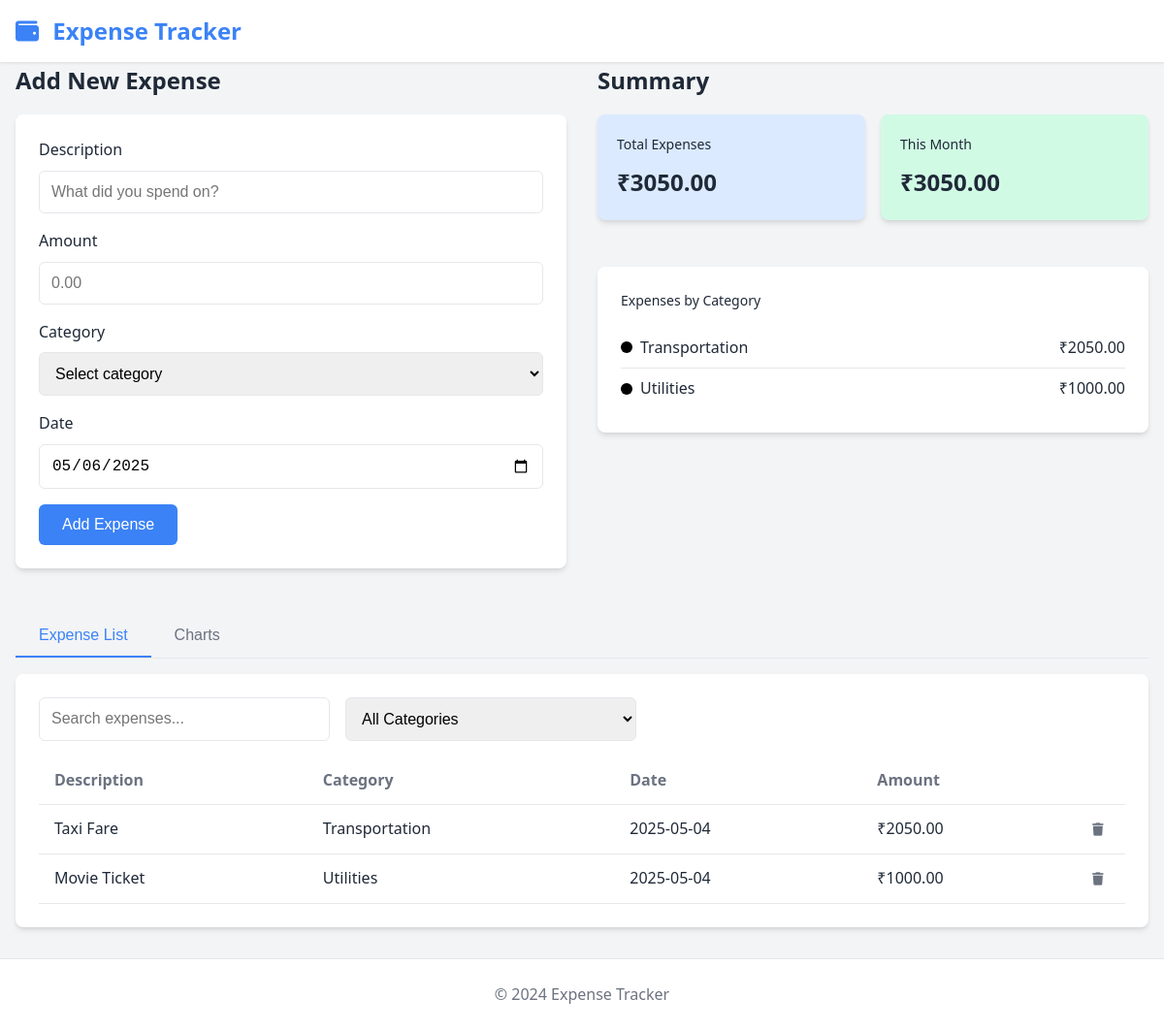
The page / on the database its author committed.
### tables this page shows
CREATE TABLE expenses (
        id INTEGER PRIMARY KEY AUTOINCREMENT,
        description TEXT NOT NULL,
        amount REAL NOT NULL,
        category TEXT NOT NULL,
        date TEXT NOT NULL
    );

### app.py (the view)
@app.route('/')
def index():
    expenses = get_expenses()
    summary = get_expense_summary()
    category_chart = generate_category_chart()
    daily_chart = generate_daily_chart()
    categories = set(expense['category'] for expense in expenses)
    return render_template(
        'index.html',
        expenses=expenses,
        summary=summary,
        categories=categories,
        category_chart=category_chart,
        daily_chart=daily_chart
    )

### app.py (called while the page is built)
def get_expenses():
    conn = sqlite3.connect('instance/expenses.db')
    conn.row_factory = sqlite3.Row
    cursor = conn.cursor()
    cursor.execute('SELECT * FROM expenses ORDER BY date DESC')
    expenses = [dict(row) for row in cursor.fetchall()]
    conn.close()
    return expenses

def get_expense_summary():
    expenses = get_expenses()
    total = sum(expense['amount'] for expense in expenses)
    current_month = datetime.now().strftime('%Y-%m')
    current_month_expenses = [
        expense for expense in expenses
        if expense['date'].startswith(current_month)
    ]
    current_month_total = sum(expense['amount'] for expense in current_month_expenses)
    categories = {}
    for expense in expenses:
        category = expense['category']
        if category not in categories:
            categories[category] = 0
        categories[category] += expense['amount']
    return {
        'total': total,
        'current_month_total': current_month_total,
        'categories': categories
    }

def generate_category_chart():
    summary = get_expense_summary()
    categories = summary['categories']
    if not categories:
        return None
    fig = Figure(figsize=(6, 6))
    ax = fig.add_subplot(111)
    labels = list(categories.keys())
    values = list(categories.values())
    ax.pie(values, labels=labels, autopct='%1.1f%%', startangle=90)
    ax.axis('equal')  # Equal aspect ratio ensures that pie is drawn as a circle
    buf = io.BytesIO()
    fig.savefig(buf, format='png')
    buf.seek(0)
    chart_data = base64.b64encode(buf.getvalue()).decode('utf-8')
    return chart_data

### templates/index.html (shortened to what this page needs)
<!DOCTYPE html>
<html lang="en">
<head>
    <link rel="stylesheet" href="../static/styles.css">
    <link rel="stylesheet" href="https://cdnjs.cloudflare.com/ajax/libs/font-awesome/6.0.0-beta3/css/all.min.css">
</head>
<body>
    <header>
        <div class="container">
            <h1><i class="fas fa-wallet"></i> Expense Tracker</h1>
        </div>
    </header>
    <main class="container">
        <div class="dashboard">
            <div class="dashboard-section">
                <h2>Add New Expense</h2>
                <div class="card">
                    <form id="expense-form" action="/add_expense" method="post">
                        <div class="form-group">
                            <label for="description">Description</label>
                            <input type="text" id="description" name="description" placeholder="What did you spend on?" required>
                        </div>
                        <div class="form-group">
                            <label for="amount">Amount</label>
                            <input type="number" id="amount" name="amount" step="0.01" placeholder="0.00" required>
                        </div>
                        <div class="form-group">
                            <label for="category">Category</label>
                            <select id="category" name="category" required>
                                <option value="" disabled selected>Select category</option>
                            </select>
                        </div>
                        <div class="form-group">
                            <label for="date">Date</label>
                            <input type="date" id="date" name="date" required>
                        </div>
                        <button type="submit" class="btn btn-primary">Add Expense</button>
                    </form>
                </div>
            </div>
            <div class="dashboard-section">
                <h2>Summary</h2>
                <div class="summary-cards">
                    <div class="card summary-card primary">
                        <div class="summary-title">Total Expenses</div>
                        <div class="summary-value">₹{{ "%.2f"|format(summary.total) }}</div>
                    </div>
                    <div class="card summary-card secondary">
                        <div class="summary-title">This Month</div>
                        <div class="summary-value">₹{{ "%.2f"|format(summary.current_month_total) }}</div>
                    </div>
                    <div class="card category-summary">
                        <div class="summary-title">Expenses by Category</div>
                        <div class="category-list">
                            {% for category, amount in summary.categories.items() %}
                            <div class="category-item">
                                <div class="category-name">
                                    <span class="category-dot" style="background-color: black"></span>
                                    {{ category }}
                                </div>
                                <div class="category-amount"> ₹{{ "%.2f"|format(amount) }}</div>
                            </div>
                            {% endfor %}
                        </div>
                    </div>
                </div>
            </div>
        </div>
        <div class="tabs">
            <div class="tab-buttons">
                <button class="tab-button active" data-tab="expenses">Expense List</button>
                <button class="tab-button" data-tab="charts">Charts</button>
            </div>
            <div class="tab-content">
                <div class="tab-pane active" id="expenses">
                    <div class="card">
                        <div class="filter-controls">
                            <input type="text" id="search-input" placeholder="Search expenses...">
                            <select id="category-filter">
                                <option value="all">All Categories</option>
                            </select>
                        </div>
                        <div class="expense-table-container">
                            <table class="expense-table">
                                <thead>
                                    <tr>
                                        <th>Description</th>
                                        <th>Category</th>
                                        <th>Date</th>
                                        <th class="amount-column">Amount</th>
                                        <th class="action-column"></th>
                                    </tr>
                                </thead>
                                <tbody id="expense-list">
                                    {% for expense in expenses %}
                                    <tr>
                                        <td>{{ expense.description }}</td>
                                        <td>{{ expense.category }}</td>
                                        <td>{{ expense.date }}</td>
                                        <td class="amount-column">₹{{ "%.2f"|format(expense.amount) }}</td>
                                        <td class="action-column">
                                            <form action="/delete_expense/{{ expense.id }}" method="post" class="delete-form">
                                                <button type="submit" class="btn-icon delete-btn">
                                                    <i class="fas fa-trash"></i>
                                                </button>
                                            </form>
                                        </td>
                                    </tr>
                                    {% endfor %}
                                </tbody>
                            </table>
                        </div>
                    </div>
                </div>
            </div>
        </div>
    </main>
    <footer>
        <div class="container">
            <p>&copy; 2024 Expense Tracker</p>
        </div>
    </footer>
</body>
</html>

### static/styles.css (style rules this page uses)
:root { --primary-color: #3b82f6; --primary-light: #dbeafe; --secondary-color: #10b981; --secondary-light: #d1fae5; --dark-color: #1f2937; --light-color: #f9fafb; --gray-color: #6b7280; --danger-color: #ef4444; --border-color: #e5e7eb; --card-shadow: 0 4px 6px -1px rgba(0, 0, 0, 0.1), 0 2px 4px -1px rgba(0, 0, 0, 0.06); --transition: all 0.3s ease; }
* { margin: 0; padding: 0; box-sizing: border-box; }
body { font-family: 'Segoe UI', Tahoma, Geneva, Verdana, sans-serif; line-height: 1.6; color: var(--dark-color); background-color: #f3f4f6; }
.container { width: 100%; max-width: 1200px; margin: 0 auto; padding: 0 1rem; }
header { background-color: white; box-shadow: 0 1px 3px rgba(0, 0, 0, 0.1); position: sticky; top: 0; z-index: 10; }
header .container { display: flex; justify-content: space-between; align-items: center; height: 4rem; }
header h1 { font-size: 1.5rem; color: var(--primary-color); }
header h1 i { margin-right: 0.5rem; }
main { padding: 2rem 0; }
h2 { font-size: 1.5rem; margin-bottom: 1rem; color: var(--dark-color); }
.dashboard { display: grid; grid-template-columns: 1fr; gap: 2rem; margin-bottom: 2rem; }
@media (min-width: 768px) { .dashboard { grid-template-columns: 1fr 1fr; } }
.card { background-color: white; border-radius: 0.5rem; box-shadow: var(--card-shadow); padding: 1.5rem; margin-bottom: 1rem; }
.form-group { margin-bottom: 1rem; }
label { display: block; margin-bottom: 0.5rem; font-weight: 500; }
input, select { width: 100%; padding: 0.75rem; border: 1px solid var(--border-color); border-radius: 0.375rem; font-size: 1rem; }
.btn { display: inline-block; padding: 0.75rem 1.5rem; border: none; border-radius: 0.375rem; font-size: 1rem; font-weight: 500; cursor: pointer; transition: var(--transition); }
.btn-primary { background-color: var(--primary-color); color: white; }
.btn-icon { background: none; border: none; cursor: pointer; color: var(--gray-color); transition: var(--transition); }
.summary-cards { display: grid; grid-template-columns: 1fr 1fr; gap: 1rem; }
.summary-card { padding: 1.25rem; }
.summary-title { font-size: 0.875rem; font-weight: 500; margin-bottom: 0.5rem; }
.summary-value { font-size: 1.5rem; font-weight: 700; }
.primary { background-color: var(--primary-light); }
.secondary { background-color: var(--secondary-light); }
.category-summary { grid-column: span 2; margin-top: 1rem; }
.category-list { margin-top: 1rem; }
.category-item { display: flex; justify-content: space-between; align-items: center; padding: 0.5rem 0; border-bottom: 1px solid var(--border-color); }
.category-item:last-child { border-bottom: none; }
.category-name { display: flex; align-items: center; }
.category-dot { width: 0.75rem; height: 0.75rem; border-radius: 50%; margin-right: 0.5rem; }
.category-amount { font-weight: 500; }
.tabs { margin-top: 2rem; }
.tab-buttons { display: flex; border-bottom: 1px solid var(--border-color); margin-bottom: 1rem; }
.tab-button { padding: 0.75rem 1.5rem; background: none; border: none; border-bottom: 2px solid transparent; font-size: 1rem; font-weight: 500; color: var(--gray-color); cursor: pointer; transition: var(--transition); }
.tab-button.active { color: var(--primary-color); border-bottom-color: var(--primary-color); }
.tab-pane { display: none; }
.tab-pane.active { display: block; }
.filter-controls { display: flex; gap: 1rem; margin-bottom: 1rem; flex-direction: column; }
@media (min-width: 640px) { .filter-controls { flex-direction: row; } }
@media (min-width: 640px) { .filter-controls input, .filter-controls select { max-width: 300px; } }
.expense-table-container { overflow-x: auto; }
.expense-table { width: 100%; border-collapse: collapse; }
.expense-table th, .expense-table td { padding: 0.75rem 1rem; text-align: left; border-bottom: 1px solid var(--border-color); }
.expense-table th { font-weight: 600; color: var(--gray-color); }
.amount-column { text-align: right; }
.action-column { width: 50px; text-align: center; }
footer { background-color: white; border-top: 1px solid var(--border-color); padding: 1.5rem 0; margin-top: 2rem; text-align: center; color: var(--gray-color); }

### rows shown on the page
expenses: category "Transportation", amount "2050.00", description "Taxi Fare", date "2025-05-04"
expenses: category "Utilities", amount "1000.00", description "Movie Ticket", date "2025-05-04"

### other values the page prints
{{ "%.2f"|format(summary.total) }} "3050.00"
{{ "%.2f"|format(summary.current_month_total) }} "3050.00"
